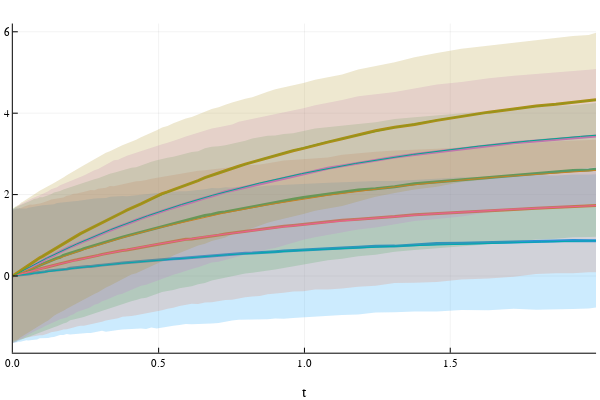

Notebook code for this chart:
### Code cell
p = plot(EnsembleSummary(sol, sol[1].t));
plot!(solGradFlow);
display(p)
